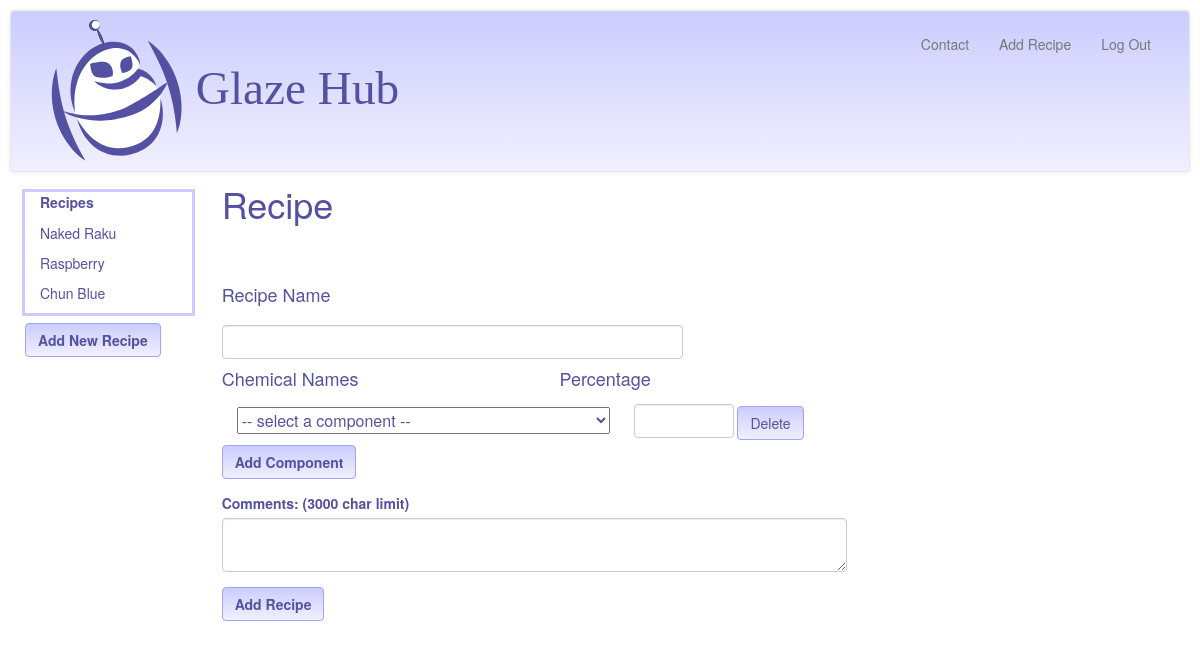
Page /addRecipe/4 (signed in) on the committed database.
### model.py (models this page shows, shortened)
class Recipe(Base):
	__tablename__ = "recipes"
	id = Column(Integer, primary_key = True)
	recipe_name = Column(String (120))
	user_id = Column(Integer, ForeignKey('users.id'))
	user_notes = Column(String (3000), nullable = True)
	user = relationship("User", backref = backref("recipes", order_by=id))
	@classmethod
	def getRecipeNamesByUserID(cls, user_id):
		return session.query(Recipe).filter_by(user_id = user_id).all()

### glazehub.py (the view)
@app.route("/addRecipe/<int:userViewID>", methods=['GET'])
def showRecipeAddForm(userViewID):
	recipe_name = ""
	price_quote = float(0.00)
	display_recipes = showUserRecipeList(userViewID)
	chems = model.session.query(model.Chem).all()
	chemNames = [chem.chem_name for chem in chems]
	components = []
	return render_template("add_recipe.html", chem_names = chemNames, user_id = userViewID,
			display_recipes= display_recipes, recipe_name = recipe_name, components = components,\
			price_quote = price_quote)

### glazehub.py (called while the page is built)
def showUserRecipeList(userViewID):
	userLoginID = session["user_id"]
	if checkUserLoginID(userLoginID, userViewID):
		recipes = model.Recipe.getRecipeNamesByUserID(userLoginID)
		return recipes
	else:
		recipes = model.Recipe.getRecipeNamesByUserID(userViewID)
		return recipes

def checkUserLoginID(userLoginID, userViewID):
	if userLoginID != int(userViewID):
		flash ("Invalid User ID. Here are your recipes.4")
	return False

### templates/add_recipe.html (shortened to what this page needs)
{% extends 'base2.html' %}
{% block body %}
<div class = "col-sm-2">
	<div class = "col-sm-12" class = "recipe_list" style="outline: 3px solid #ccccff; margin-bottom:10px" >
    	<label class = "control-label" for="userRecipes">
			Recipes
		</label>
		{% for recipe in display_recipes %}
		<ul style = "margin-top: 6px" class="recipe_names">
			<a class = "recipe_links" href = "/recipecomps/{{recipe.user_id}}/{{recipe.recipe_name }}">
				<li>{{ recipe.recipe_name }}</li></a>
		</ul>
		{% endfor %}
	</div>
	<div class = "row" id = "add_recipe_button">
		<div class = "col-sm-2">
			<a href = "/addRecipe/{{user_id}}">
			<button class ="btn btn-GH" type = "submit" id = "add_recipe">
					<strong>Add New Recipe</strong></button>
			</a>
		</div>
	</div>
</div>
<div class = "col-sm-10" id = "recipe_section" style="margin-top:-2em">
	<h1>Recipe</h1>
	<div id = "compTemplate">
		<div class = "col-sm-12">
		    <select class = "chemlistoptions" name="chem">
		    	<option disabled selected> -- select a component -- </option>
			</select>
			<input class = "form-control percentage" type = "text"
					name="percentage" style = "margin-left: 20px"/>
			<button class="btn btn-GH delete_comp">Delete</button>
		</div>
	</div>
	<form method=post>
		<div class = "row">
			<div class = "form-group" id = "recipename">
				<div class = "col-sm-6">
					<label class = "control-label" for="recipename" id ="recipename">
						<h4>Recipe Name</h4>
					</label>
					<input class = "form-control" type = "text" id = "recipename"
						name="recipename" />
				</div>
			</div>
		</div>
		<div id = "chemicals">
		<div class = "row">
			<div class = "col-sm-4">
				<h4>Chemical Names</h4>
			</div>
			<div class = "col-sm-2" style="margin-left:10px">
				<h4>Percentage</h4>
			</div>
		</div>
			<div id = "chems_percents_tbl">
			<div class = "col-sm-8" style = "margin-left:10px">
				<div class ="row">
					<button id = "add_component" class ="btn btn-GH" style="margin-top:5px; margin-left:-10px" ><strong>Add Component</strong>
					</button>
				</div>
			</div>
			<div class = "row" id = "addNotes">
			<label class = "col-sm-8 control-label" for="userCommentslbl" id ="userCommentslbl" style = "margin-top:1em">
				Comments: (3000 char limit)
			</label>
			</div>
			<div class = "row">
				<div class = "col-sm-8" id = "userComments">
					<textarea class = "form-control" name = "usercomments" type = "text" maxlength = "3000", id = "usercomments" style = " margin-bottom:10px"></textarea>
				</div>
			</div>
				<div class = "col-sm-8">
					<div class = "row">
							<button class ="btn btn-GH" style="margin-top:5px; " type = "submit" id = "add_recipe" value="Add Recipe">
							<strong>Add Recipe</strong>
							</button>
					</div>
				</div>
		</div>
	</form>
</div>
{% endblock %}

### static/css/style.css (style rules this page uses)
a:link { color:#5551a2; }
body { margin:10px; font-family: "Helvetica Neue", Helvetica, "Segoe UI", Arial, freesans, sans-serif; color:#5551a2; }
.chemlistoptions { display:inline-block; }
.percentage { width:100px; display: inline-block; }
#compTemplate { visibility: hidden; }
ul.recipe_names { list-style-type: none; padding:0 0px; }
input { height:3em; margin-top: 5px; }
.btn-GH { background-image: -webkit-linear-gradient(top, #ccccff 0%, #f0f0ff 100%); background-image: -o-linear-gradient(top, #ccccff 0%, #f0f0ff 100%); background-image: -webkit-gradient(linear, left top, left bottom, from(#ccccff), to(#f0f0ff)); background-image: linear-gradient(to bottom, #ccccff 0%, #f0f0ff 100%); filter: progid:DXImageTransform.Microsoft.gradient(startColorstr='#ffccccff', endColorstr='#fff0f0ff', GradientType=0); filter: progid:DXImageTransform.Microsoft.gradient(enabled = false); background-repeat: repeat-x; border-color: #a3a3ff; color:#5551a2; }
select { font-size: 16; }

### rows in the picture
Recipe: recipe_name "Naked Raku"
Recipe: recipe_name "Raspberry"
Recipe: recipe_name "Chun Blue"

### other values in the picture
{{ "Log Out" }} "Log Out"
